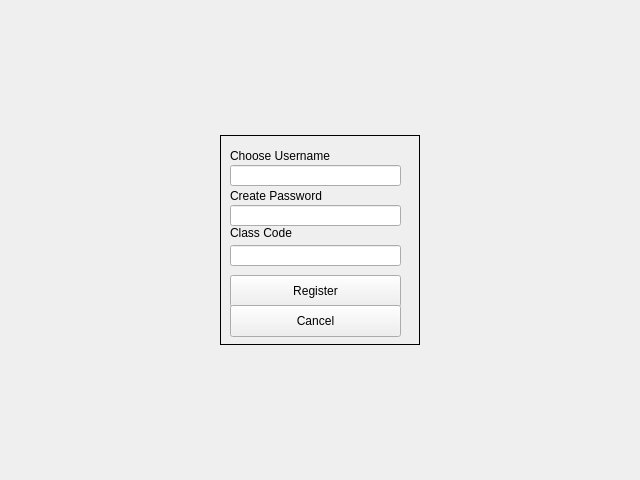
<?xml version='1.0'?>
<ui version="4.0">
 <author/>
 <comment/>
 <exportmacro/>
 <class>TeachReg</class>
 <widget class="QWidget" name="TeachReg">
  <property name="geometry">
   <rect>
    <x>0</x>
    <y>0</y>
    <width>640</width>
    <height>480</height>
   </rect>
  </property>
  <property name="windowTitle">
   <string>Form</string>
  </property>
  <layout class="QGridLayout" name="gridLayout_2">
   <item row="0" column="0">
    <layout class="QGridLayout" name="gridLayout">
     <item row="0" column="0">
      <widget class="QFrame" name="frame">
       <property name="sizePolicy">
        <sizepolicy hsizetype="Fixed" vsizetype="Fixed">
         <horstretch>0</horstretch>
         <verstretch>0</verstretch>
        </sizepolicy>
       </property>
       <property name="minimumSize">
        <size>
         <width>200</width>
         <height>210</height>
        </size>
       </property>
       <property name="autoFillBackground">
        <bool>false</bool>
       </property>
       <property name="frameShape">
        <enum>QFrame::Box</enum>
       </property>
       <widget class="QLabel" name="userLabel">
        <property name="geometry">
         <rect>
          <x>10</x>
          <y>10</y>
          <width>131</width>
          <height>21</height>
         </rect>
        </property>
        <property name="text">
         <string>Choose Username</string>
        </property>
       </widget>
       <widget class="QLabel" name="passLabel">
        <property name="geometry">
         <rect>
          <x>10</x>
          <y>50</y>
          <width>131</width>
          <height>21</height>
         </rect>
        </property>
        <property name="text">
         <string>Create Password</string>
        </property>
       </widget>
       <widget class="QLabel" name="classLabel">
        <property name="geometry">
         <rect>
          <x>10</x>
          <y>90</y>
          <width>111</width>
          <height>16</height>
         </rect>
        </property>
        <property name="text">
         <string>Class Code</string>
        </property>
       </widget>
       <widget class="QLineEdit" name="userEntry">
        <property name="geometry">
         <rect>
          <x>10</x>
          <y>30</y>
          <width>171</width>
          <height>21</height>
         </rect>
        </property>
       </widget>
       <widget class="QLineEdit" name="passEntry">
        <property name="geometry">
         <rect>
          <x>10</x>
          <y>70</y>
          <width>171</width>
          <height>21</height>
         </rect>
        </property>
       </widget>
       <widget class="QLineEdit" name="classEntry">
        <property name="geometry">
         <rect>
          <x>10</x>
          <y>110</y>
          <width>171</width>
          <height>21</height>
         </rect>
        </property>
       </widget>
       <widget class="QPushButton" name="regButton">
        <property name="geometry">
         <rect>
          <x>10</x>
          <y>140</y>
          <width>171</width>
          <height>32</height>
         </rect>
        </property>
        <property name="text">
         <string>Register</string>
        </property>
       </widget>
       <widget class="QPushButton" name="cancelButton">
        <property name="geometry">
         <rect>
          <x>10</x>
          <y>170</y>
          <width>171</width>
          <height>32</height>
         </rect>
        </property>
        <property name="text">
         <string>Cancel</string>
        </property>
       </widget>
      </widget>
     </item>
    </layout>
   </item>
  </layout>
 </widget>
 <pixmapfunction/>
 <connections/>
</ui>
